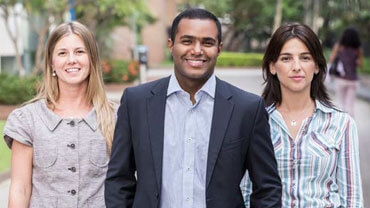
#> input picture M6 - Computer Vision/CV7 - Template matching, corners and Haar cascades/img/people2.jpg, 370 x 208 px
$ jupyter execute 'Haar Cascades.ipynb'   (shell and % lines are left out)
#> lines starting #> are read from the running program, lines starting #| are printed output that depends on the picture; after the words box and inside, x2 and y2 are one past the last pixel; in counts of white or black regions, pixels touching at a corner belong together
[cell 1]
import cv2
import numpy as np
import matplotlib.pyplot as plt

[cell 2]
image = cv2.imread('img/people2.jpg');
#> image is the input picture: shape (208, 370, 3); mean B, G, R 135.2, 136.2, 142.5

[cell 3]
def imshow(img, enlarge = True, color = True):
    if enlarge:
        plt.figure(figsize=(15,10));
    if not color:
        plt.imshow(img, cmap='gray');
    else:
        plt.imshow(img[:,:,::-1]);

[cell 4]
imshow(image, False)

[cell 5]
# Given the image above, lets detect faces on the image using haar cascades
# First create a CascadeClassifier using the frontalFace classifier -> Haarcascades/haarcascade_frontalface_default.xml
face_classifier = cv2.CascadeClassifier('Haarcascades/haarcascade_frontalface_default.xml')

# Convert the image to grayscale
people2_gray = cv2.cvtColor(image, cv2.COLOR_BGR2GRAY)
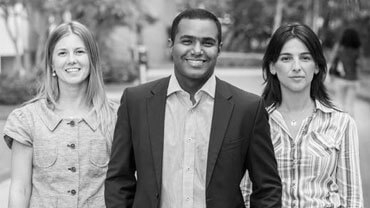
#> people2_gray: shape (208, 370); min 0, max 254, mean 138

# Using the classifiers detect all faces on the image
faces = face_classifier.detectMultiScale(people2_gray, scaleFactor=1.2, minNeighbors=3)
#> faces = [[46, 34, 49, 49], [270, 39, 51, 51], [168, 19, 57, 57]]

people2_copy = image.copy()

# If no faces detected print("No faces found")
if False:
    print("No faces found")

# Otherwise draw a rectangle on each face that has been detected
for (x,y,w,h) in faces:
    # face = people_gray[y:y+h,x:x+w]

    cv2.rectangle(people2_copy, (x,y), (x+w,y+h), (240,255,10), 2)
#> this loop made 3 passes
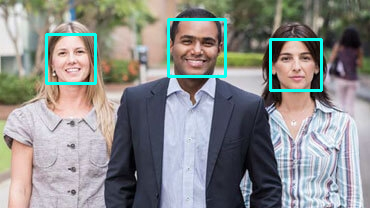
#> people2_copy: shape (208, 370, 3); 2.43% of pixels changed, all inside (x1, y1, x2, y2) = (45, 18, 323, 92)

imshow(people2_copy, False)

[cell 6]
# Repeat the process above with your own images
image2 = cv2.imread('img/people_colors.jpg');
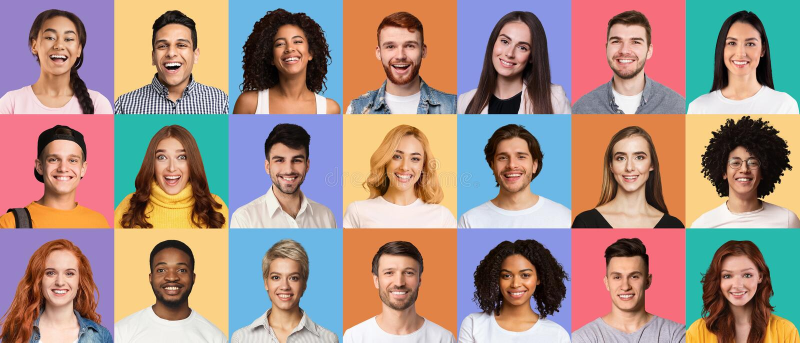
#> input picture M6 - Computer Vision/CV7 - Template matching, corners and Haar cascades/img/people_colors.jpg, 1600 x 685 px (shown at 1/2 size)
#> image2 is the input picture: shape (685, 1600, 3); mean B, G, R 133.9, 142.4, 165.6
image2 = cv2.imread('img/kids.jpg');
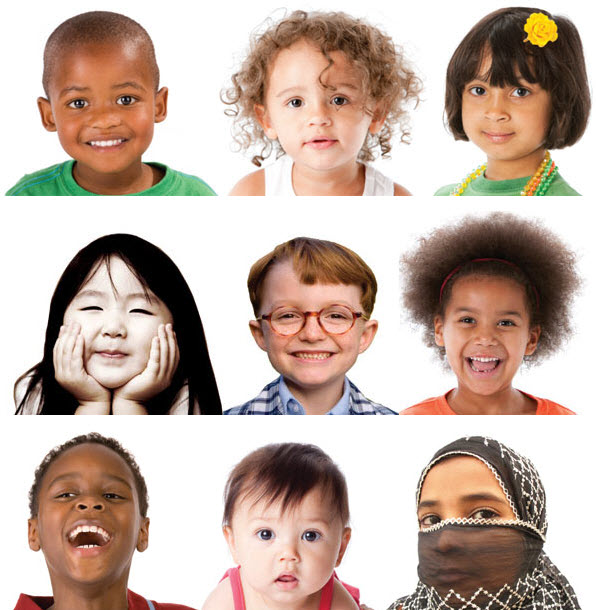
#> input picture M6 - Computer Vision/CV7 - Template matching, corners and Haar cascades/img/kids.jpg, 596 x 610 px
#> image2 is the input picture: shape (610, 596, 3); mean B, G, R 166.2, 176.8, 196.4

# First create a CascadeClassifier using the frontalFace classifier -> Haarcascades/haarcascade_frontalface_default.xml
face_classifier = cv2.CascadeClassifier('Haarcascades/haarcascade_frontalface_default.xml')

# Convert the image to grayscale
image2_gray = cv2.cvtColor(image2, cv2.COLOR_BGR2GRAY)
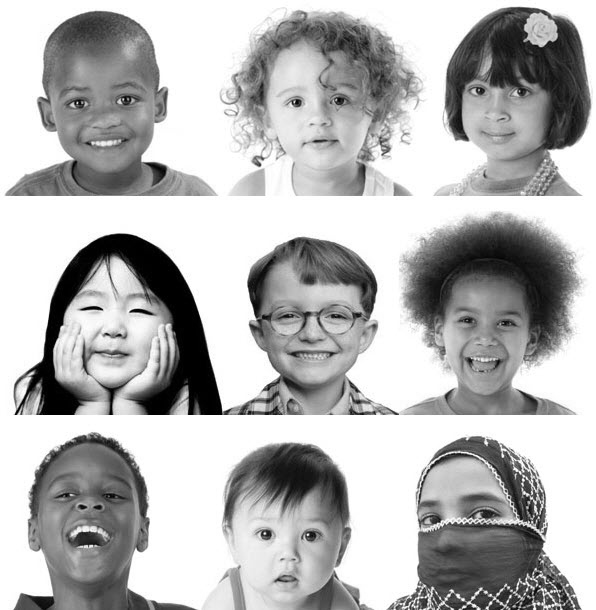
#> image2_gray: shape (610, 596); min 0, max 255, mean 181.5

# Using the classifiers detect all faces on the image
faces = face_classifier.detectMultiScale(image2_gray, scaleFactor=1.3, minNeighbors=3)
#> faces = [[56, 264, 115, 115], [435, 283, 101, 101], [250, 48, 136, 136], [250, 266, 123, 123], [25, 443, 128, 128], [224, 488, 116, 116]]

image2_copy = image2.copy()

# If no faces detected print("No faces found")
if False:
    print("No faces found")

# Otherwise draw a rectangle on each face that has been detected
for (x,y,w,h) in faces:
    # face = people_gray[y:y+h,x:x+w]

    cv2.rectangle(image2_copy, (x,y), (x+w,y+h), (240,255,10), 2)
#> this loop made 6 passes
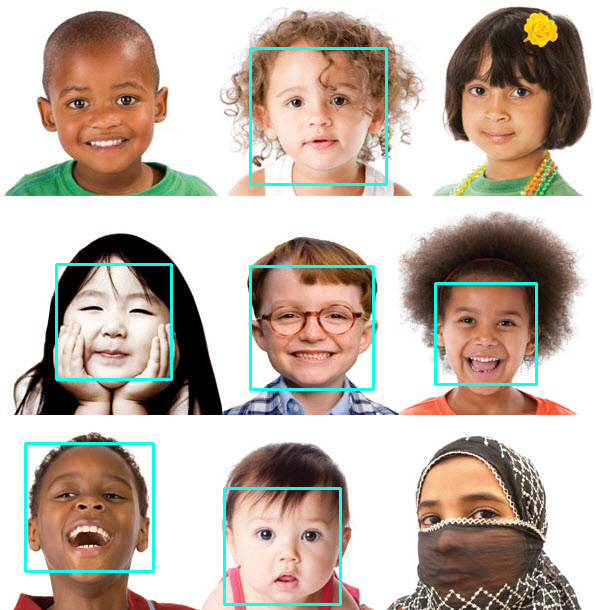
#> image2_copy: shape (610, 596, 3); 2.37% of pixels changed, all inside (x1, y1, x2, y2) = (24, 47, 538, 606)

imshow(image2_copy)

[cell 7]
# Now do the same but this time also detect eyes in the faces using -> Haarcascades/haarcascade_eye.xml

image2 = cv2.imread('img/people_colors.jpg');
# image2 = cv2.imread('img/kids.jpg');


# First create a CascadeClassifier using the frontalFace classifier -> Haarcascades/haarcascade_frontalface_default.xml
face_classifier = cv2.CascadeClassifier('Haarcascades/haarcascade_frontalface_default.xml')
eyes_classifier = cv2.CascadeClassifier('Haarcascades/haarcascade_eye.xml')

# Convert the image to grayscale
image2_gray = cv2.cvtColor(image2, cv2.COLOR_BGR2GRAY)
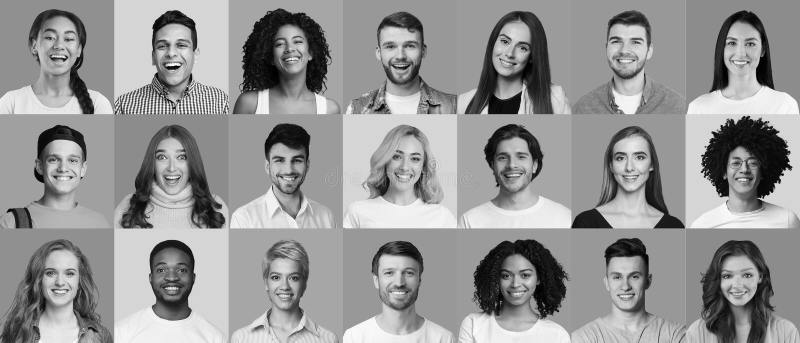
#> image2_gray: shape (685, 1600) (shown at 1/2 size); min 0, max 255, mean 148.4

# Using the classifiers detect all faces on the image
faces = face_classifier.detectMultiScale(image2_gray, scaleFactor=1.35, minNeighbors=4)
#> faces = 21 rows, first 6: [538, 49, 88, 88], [69, 35, 102, 102], [1206, 46, 95, 95], [293, 50, 103, 103], [974, 45, 106, 106], [1434, 49, 97, 97]
# faces_gray_1 = cv2.cvtColor(faces, cv2.COLOR_BGR2GRAY)


image2_copy = image2.copy()

# If no faces detected print("No faces found")
if False:
    print("No faces found")

# Otherwise draw a rectangle on each face that has been detected
for (x,y,w,h) in faces:
    face = image2_gray[y:y+h,x:x+w]
    cv2.rectangle(image2_copy, (x,y), (x+w,y+h), (240,255,10), 2)
    eyes = eyes_classifier.detectMultiScale(face, scaleFactor=1.25, minNeighbors=2)
    # cv2.putText(image2_copy, (x,y), (x+w,y+h, cv2.FONT_HERSHEY_SIMPLEX, 1, (0,0,0,), 2)

    if len(eyes) >= 1:
        for (ex,ey,ew,eh) in eyes:
            # sum x and y to coord
            rect = cv2.rectangle(image2_copy, (ex + x, ey + y), (ex + ew + x, ey + eh + y), (22, 222, 222, 0.8), -1)
            out = cv2.addWeighted(image2_copy, 0.1, rect, 0.75, 1)
#> this loop made 21 passes
#> (x, y, w, h, eyes) on passes 2, 4, 5, 6, 7, 8, 9, 10, 11: (69, 35, 102, 102, [[19, 29, 24, 24], [8, 26, 29, 29], [53, 30, 26, 26]]), (293, 50, 103, 103, [[55, 29, 25, 25], [20, 31, 24, 24]]), (974, 45, 106, 106, [[23, 26, 24, 24], [59, 40, 23, 23]]), (1434, 49, 97, 97, [[18, 25, 25, 25], [53, 27, 26, 26]]), (750, 55, 102, 102, [[58, 27, 21, 21], [20, 29, 20, 20]]), (980, 278, 93, 93, [[52, 27, 21, 21], [15, 29, 20, 20]]), (295, 279, 93, 93, [[16, 24, 24, 24], [56, 24, 24, 24]]), (765, 280, 94, 94, [[17, 23, 22, 22], [53, 27, 23, 23]]), (1213, 278, 97, 97, [[14, 25, 26, 26], [52, 25, 27, 27]])
#> (x, y, w, h) on passes 1, 3, 14: (538, 49, 88, 88), (1206, 46, 95, 95), (1444, 289, 89, 89)
#> pass 1, `face = image2_gray[y:y+h,x:x+w]`:
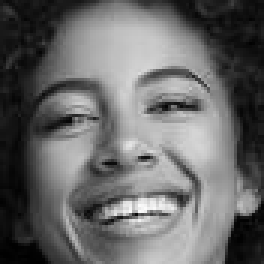
#> face: shape (88, 88) (shown 3 times larger); min 0, max 251, mean 104
#> after the loop:
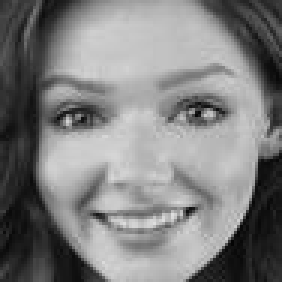
#> face: shape (94, 94) (shown 3 times larger); min 4, max 222, mean 127.2
#> after the loop:
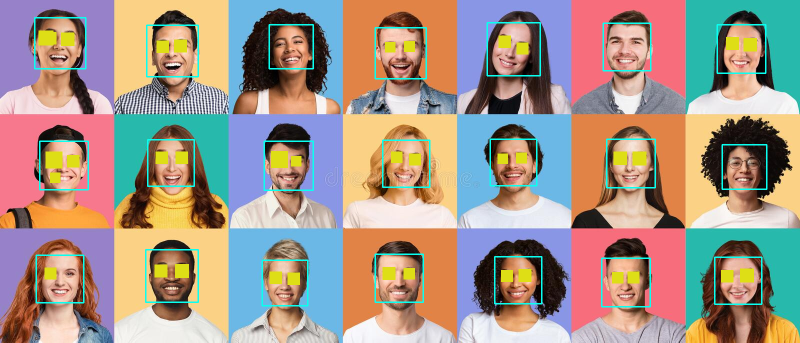
#> image2_copy: shape (685, 1600, 3) (shown at 1/2 size); 4.35% of pixels changed, all inside (x1, y1, x2, y2) = (68, 34, 1535, 615)


imshow(image2_copy)
